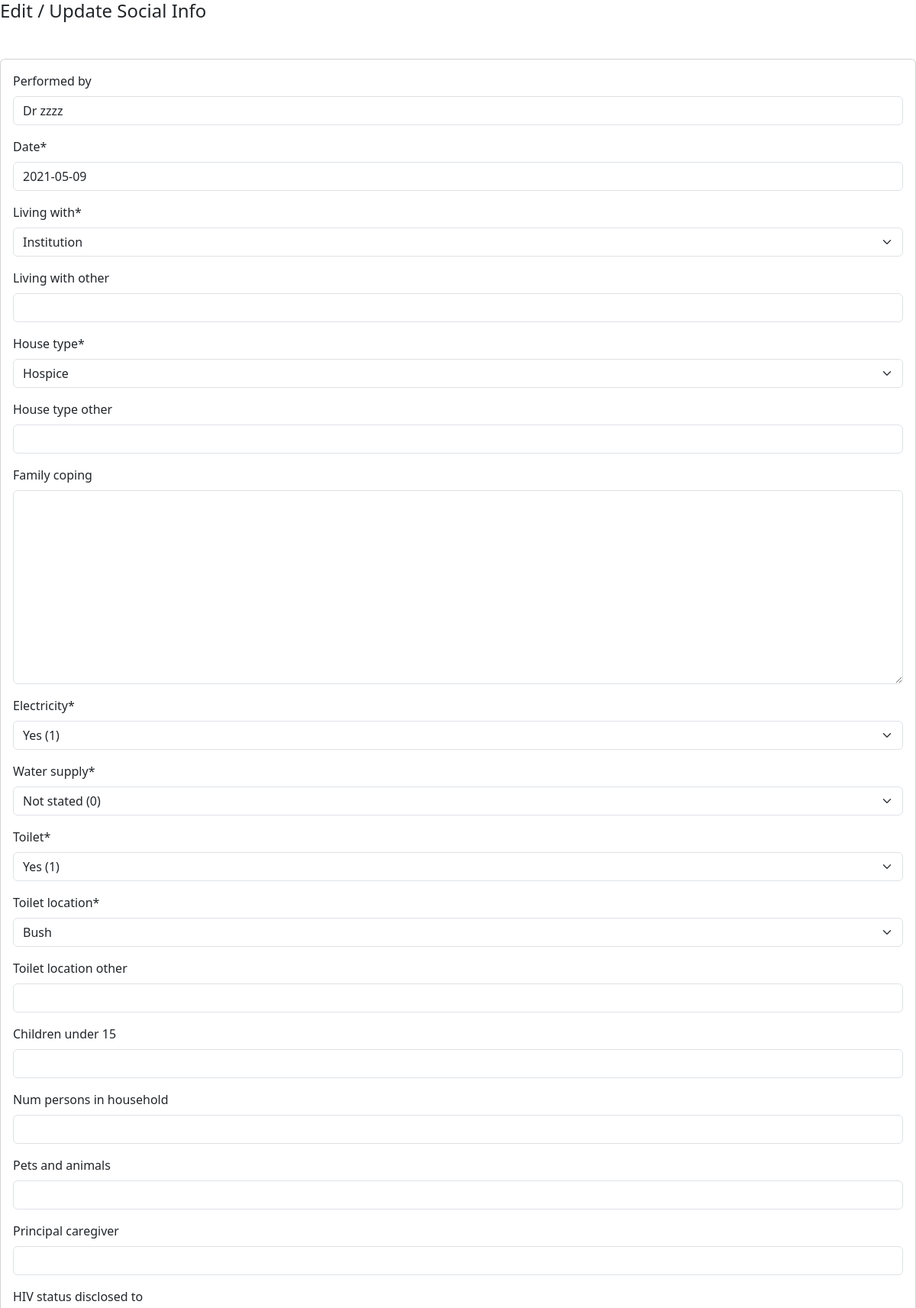
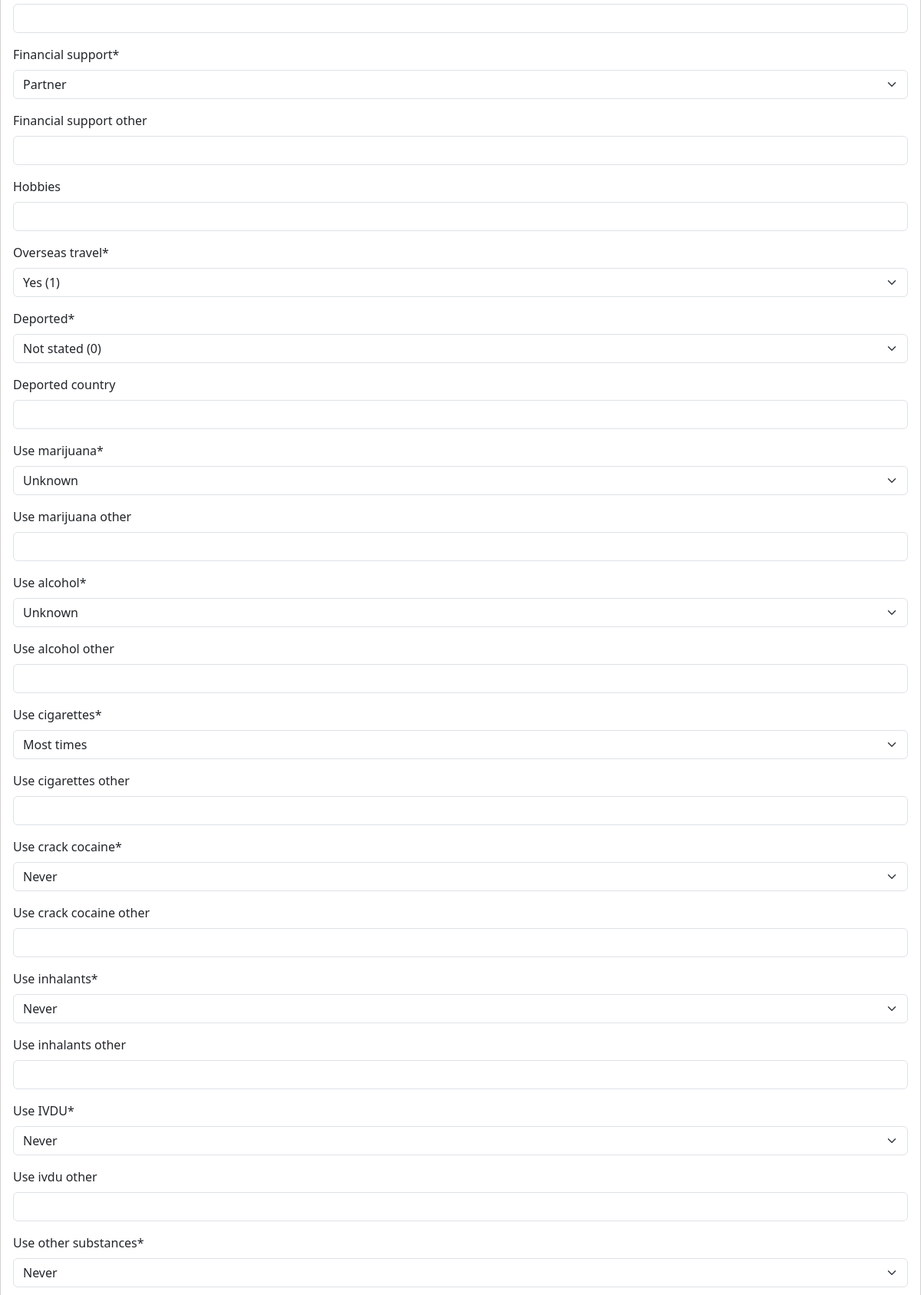
Page /client/edit/social/4/ (upper part) on the committed database (2 pictures, top to bottom).
### prep_app/models.py (models this page shows, shortened)
class SocialHistory(TSIS2BaseModel):
    client = models.ForeignKey("Client", blank=False, null=False, on_delete=models.PROTECT)
    performed_by =  models.CharField(max_length=255, blank=True, null=True)
    facility = models.ForeignKey("Facility", blank=False, null=False, on_delete=models.PROTECT)
    date = models.DateField(blank=False, null=False)
    living_with = models.ForeignKey("LivingWithCode", blank=False, null=False, related_name='socialhistory_living_with', on_delete=models.PROTECT)
    living_with_other = models.CharField(max_length=255, blank=True, null=True)
    house_type = models.ForeignKey("HousingTypeCode", blank=False, null=False, related_name='socialhistory_house_type', on_delete=models.PROTECT)
    house_type_other = models.CharField(max_length=255, blank=True, null=True)
    family_coping = models.TextField(blank=True, null=True)
    electricity = models.ForeignKey("YesNoCode", blank=False, null=False, related_name='socialhistory_electricity', on_delete=models.PROTECT)
    water_supply = models.ForeignKey("YesNoCode", blank=False, null=False, related_name='socialhistory_water_supply', on_delete=models.PROTECT)
    toilet = models.ForeignKey("YesNoCode", blank=False, null=False, related_name='socialhistory_toilet', on_delete=models.PROTECT)
    toilet_location = models.ForeignKey("ToiletLocationCode", blank=False, null=False, on_delete=models.PROTECT)
    toilet_location_other = models.CharField(max_length=255, blank=True, null=True)
    children_under_15 = models.IntegerField(blank=True, null=True)
    num_persons_in_household = models.IntegerField(blank=True, null=True)
    pets_and_animals = models.CharField(max_length=255, blank=True, null=True)
    principal_caregiver = models.CharField(max_length=255, blank=True, null=True)
    hiv_status_disclosed_to = models.CharField(max_length=255, blank=True, null=True, verbose_name="HIV status disclosed to")
    financial_support = models.ForeignKey("FinancialSupportCode", blank=False, null=False, related_name='socialhistory_financial_support', on_delete=models.PROTECT)
    financial_support_other = models.CharField(max_length=255, blank=True, null=True)
    hobbies = models.CharField(max_length=255, blank=True, null=True)
    overseas_travel = models.ForeignKey("YesNoCode", blank=False, null=False, related_name='socialhistory_overseas_travel', on_delete=models.PROTECT)
    deported = models.ForeignKey("YesNoCode", blank=False, null=False, related_name='socialhistory_deported', on_delete=models.PROTECT)
    deported_country = models.CharField(max_length=255, blank=True, null=True)
    use_marijuana = models.ForeignKey("FrequencyCode", blank=False, null=False, related_name='socialhistory_use_marijuana', on_delete=models.PROTECT)
    use_marijuana_other = models.CharField(max_length=255, blank=True, null=True)
    use_alcohol = models.ForeignKey("FrequencyCode", blank=False, null=False, related_name='socialhistory_use_alcohol', on_delete=models.PROTECT)
    use_alcohol_other = models.CharField(max_length=255, blank=True, null=True)
    use_cigarettes = models.ForeignKey("FrequencyCode", blank=False, null=False, related_name='socialhistory_use_cigarettes', on_delete=models.PROTECT)
    use_cigarettes_other = models.CharField(max_length=255, blank=True, null=True)
    use_crack_cocaine = models.ForeignKey("FrequencyCode", blank=False, null=False, related_name='socialhistory_use_crack_cocaine', on_delete=models.PROTECT)
    use_crack_cocaine_other = models.CharField(max_length=255, blank=True, null=True)
    use_inhalants = models.ForeignKey("FrequencyCode", blank=False, null=False, related_name='socialhistory_use_iinhalants', on_delete=models.PROTECT)
    use_inhalants_other = models.CharField(max_length=255, blank=True, null=True)
    use_ivdu = models.ForeignKey("FrequencyCode", blank=False, null=False, verbose_name="use IVDU", related_name='socialhistory_use_ivdu', on_delete=models.PROTECT)
    use_ivdu_other = models.CharField(max_length=255, blank=True, null=True)
    use_other_substances = models.ForeignKey("FrequencyCode", blank=False, null=False, related_name='socialhistory_use_other_substances', on_delete=models.PROTECT)
    use_other_other = models.CharField(max_length=255, blank=True, null=True)
    notes = models.TextField(blank=True, null=True)
    class Meta(object):
        default_permissions = ('add', 'change', 'delete', 'view', 'list')
        ordering = ['-date']
        verbose_name_plural = 'Social histories'

### prep_app/views.py (the view)
# urls.py: path('edit/social/<int:social_id>/', edit_social, name='edit_social'),
def edit_social(request, social_id):
    social = get_object_or_404(SocialHistory, pk=social_id)
    client = social.client
    if request.method == 'POST':
        form = SocialForm(request.POST, instance=client)
        if form.is_valid():
            social1 = form.save(commit=False)
            social1.save()
            return render(request, 'close_window.html')
    else:
        form = SocialForm(instance=social)
    return render(request, 'edit_social.html', {'form': form, 'social': social})

### prep_app/forms.py
class SocialForm(forms.ModelForm):
    class Meta:
        model = SocialHistory
        exclude = ['created_at', 'modified_on', 'created_by', 'modified_by', 'is_active', 'deleted_at', 'deleted_by', 'client', 'facility']
        widgets = {
            "date": DatePickerInput(),
         }
    date = forms.DateField(validators=[validate_not_future_date])

### prep_app/base_model.py (called while the page is built)
    def get_queryset(self):
        if self.include_deleted:
            return TSIS2BaseQuerySet(self.model)
        return TSIS2BaseQuerySet(self.model).filter(deleted_at=None)

### prep_app/models.py (called while the page is built)
    def __str__(self):
        return "%s (%s)" % (self.name, self.code)

    def __str__(self):
        return "%s" % (self.name)

    def __str__(self):
        return "%s" % (self.name)

    def __str__(self):
        return "%s" % (self.name)

    def __str__(self):
        return "%s" % (self.name)

    def __str__(self):
        return "%s" % (self.name)

### prep_project/templates/edit_social.html (shortened to what this page needs)
{% load widget_tweaks %}
{% load bootstrap5 %}
{% bootstrap_css %}
{% load crispy_forms_tags %}
{% block content %}
<h4>Edit / Update Social Info</h4>
<form method="POST" class="card p-3 mt-5 form-floating form-horizontal form-group">
    {{ form|crispy}}
</form>
{% endblock %}

### rows in the picture
SocialHistory: performed_by "Dr zzzz", date "2021-05-09", living_with "Institution", house_type "Hospice", electricity "Yes (1)", water_supply "Not stated (0)", toilet "Yes (1)", toilet_location "Bush", financial_support "Partner", overseas_travel "Yes (1)", deported "Not stated (0)", use_marijuana "Unknown", use_alcohol "Unknown", use_cigarettes "Most times", use_crack_cocaine "Never", use_inhalants "Never", use_ivdu "Never", use_other_substances "Never"
